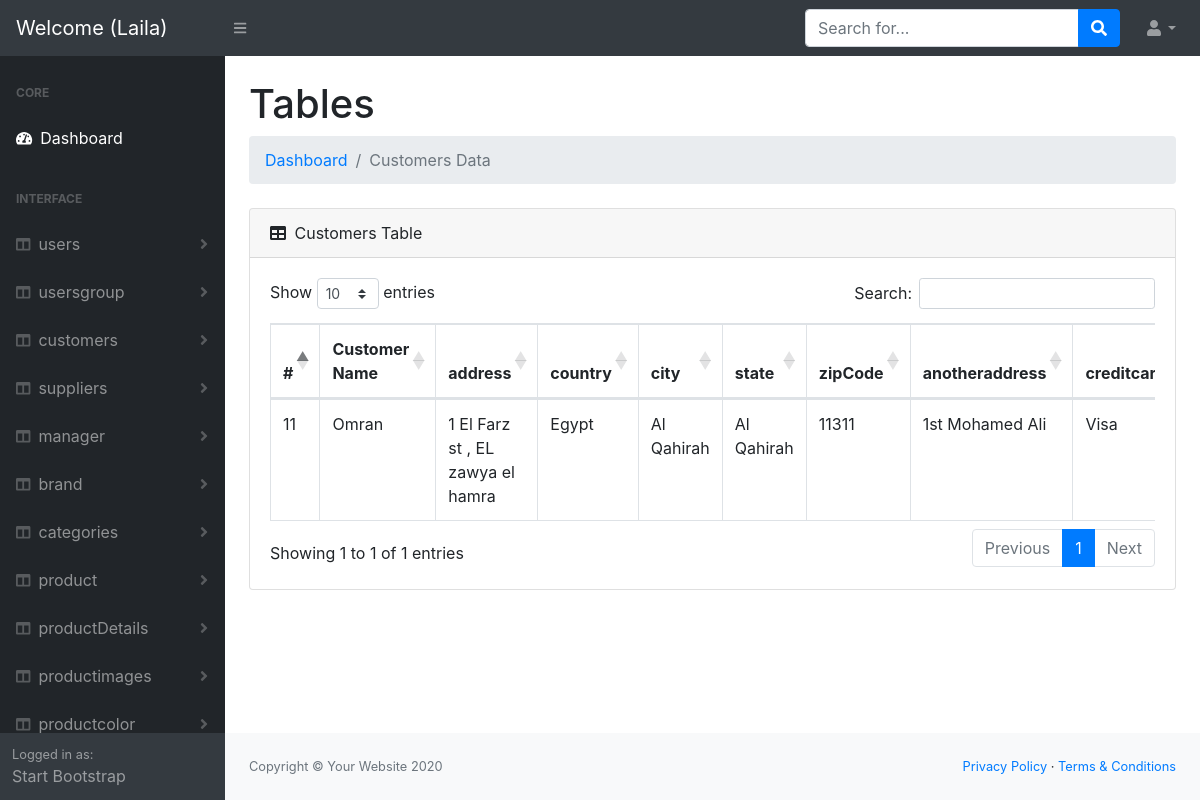
The app's page /Dashboard/admin/customers/index.php (signed in) with its own data.
### tables this page shows
CREATE TABLE `customers` (
  `id` int(11) NOT NULL,
  `usersid` int(11) NOT NULL,
  `address` varchar(250) NOT NULL,
  `country` varchar(100) NOT NULL,
  `city` varchar(100) NOT NULL,
  `state` varchar(100) NOT NULL,
  `zipCode` int(11) NOT NULL,
  `anotheraddress` varchar(250) DEFAULT NULL,
  `creditcard` varchar(11) NOT NULL,
  `creditcardtypeid` int(11) NOT NULL,
  `cardExpMon` int(11) NOT NULL,
  `cardExpYr` int(11) NOT NULL,
  `cvc` int(11) NOT NULL,
  `shipaddress` varchar(250) NOT NULL,
  `shipcountry` varchar(100) NOT NULL,
  `shipcity` varchar(100) NOT NULL,
  `shipstate` varchar(100) NOT NULL,
  `shipzipcode` int(11) NOT NULL,
  `dateRegistered` date NOT NULL DEFAULT current_timestamp(),
  `billingaddress` varchar(250) NOT NULL,
  `billingcountry` varchar(100) NOT NULL,
  `billingcity` varchar(100) NOT NULL,
  `billingstate` varchar(100) NOT NULL,
  `billingzipcode` int(11) NOT NULL
);

CREATE TABLE `users` (
  `id` int(11) NOT NULL,
  `firstName` varchar(50) NOT NULL,
  `lastName` varchar(50) NOT NULL,
  `email` varchar(250) NOT NULL,
  `mobileNo` int(11) NOT NULL,
  `password` text NOT NULL,
  `group_id` int(11) NOT NULL
);

### Dashboard/admin/customers/index.php (the view, shortened to what this page needs)
<?php
include '../helpers/dbconnection.php';
  $sql="SELECT `customers`.* ,`users`.`firstName` FROM `customers` join `users` on `customers`.`usersid` = `users`.`id` ";
  $op  = mysqli_query($conn,$sql);
include '../header.php';
?>
<body class="sb-nav-fixed">
   <?php
include '../nav.php';
?>
    <div id="layoutSidenav">
<?php
include '../sidNave.php';
?>
        <div id="layoutSidenav_content">
            <main>
               <div class="container-fluid">
                        <h1 class="mt-4">Tables</h1>
                        <ol class="breadcrumb mb-4">
                        <?php
                        if(isset($_SESSION['errors'])){
                           foreach($_SESSION['errors'] as $key =>  $value){
                            echo '* '.$key.' : '.$value.'<br>';
                           }
                             unset($_SESSION['errors']);
                         }else{
                    ?>
                            <li class="breadcrumb-item"><a href="index.html">Dashboard</a></li>
                            <li class="breadcrumb-item active">Customers Data</li>
                    <?php } ?>
                        </ol>
                        <div class="card mb-4">
                            <div class="card-header">
                                <i class="fas fa-table mr-1"></i>
                                Customers Table
                            </div>
                            <div class="card-body">
                                <div class="table-responsive">
                                    <table class="table table-bordered" id="dataTable" width="100%" cellspacing="0">
                                        <thead>
                                            <tr>
                                                <th>#</th>
                                                <th>Customer Name </th>
                                                <th>address</th>
                                                <th>country</th>
                                                <th>city </th>
                                                <th>state </th>
                                                <th>zipCode</th>
                                                <th>anotheraddress</th>
                                                <th>creditcard</th>
                                            </tr>
                                        </thead>
                                        <tbody>
                             <?php
                                while($result = mysqli_fetch_assoc($op)){
                             ?>
                                        <tr>
                                                <td><?php echo $result['id'];?></td>
                                                <td><?php echo $result['firstName'];?></td>
                                                <td><?php echo $result['address'];?></td>
                                                <td><?php echo $result['country'];?></td>
                                                <td><?php echo $result['city'];?></td>
                                                <td><?php echo $result['state'];?></td>
                                                <td><?php echo $result['zipCode'];?></td>
                                                <td><?php echo $result['anotheraddress'];?></td>
                                                <td><?php echo $result['creditcard'];?></td>
                                        </tr>
                            <?php } ?>
                                        </tbody>
                                    </table>
                                </div>
                            </div>
                        </div>
                    </div>
            </main>
 <?php
include '../footer.php';
 ?>

### records on screen
customers: id "11", usersid.firstName "Omran", address "1 El Farz st , EL zawya el hamra", country "Egypt", city "Al Qahirah", state "Al Qahirah", zipCode "11311", anotheraddress "1st Mohamed Ali", creditcard "Visa"

### other values on screen
$_SESSION['User']['firstName'] "Laila"
$data "users"
$data "usersgroup"
$data "customers"
$data "suppliers"
$data "manager"
$data "brand"
$data "categories"
$data "product"
$data "productDetails"
$data "productimages"
$data "productcolor"
